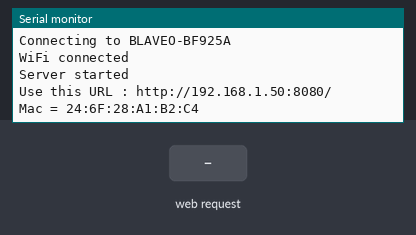
Bench run of a sketch on a simulated ESP8266 (Wemos D1 mini). Parts: the last lines printed to the serial monitor. The test bench sets the inputs (shaded band). WiFi joins after 1.5 s; servers stay silent unless stated.

Above: at 2.7 s.
2.8 s: HTTP request GET /ENCIENDE received
At 3.6 s:
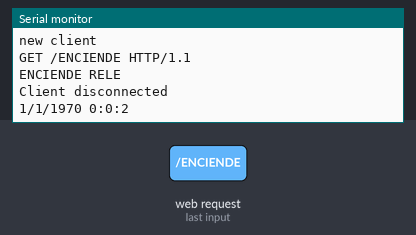
4.3 s: HTTP request GET /APAGA received
At 4.7 s:
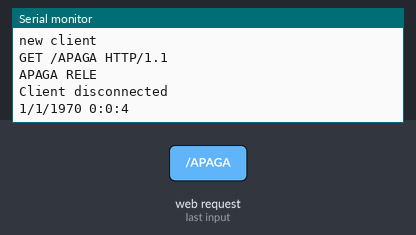

The sketch:

CONTROL-TEMPERATURA-WEMOS-WIFI-OTA.ino
```cpp
#include <Time.h>
#include <TimeLib.h>
// VARIABLES PARA EL TIEMPO/////////
time_t T0;

//******************


// EJEMPLO PARA CONTROL DE UN COMEDERO AUTOMATICO
#include <ESP8266WiFi.h>
#include <ESP8266mDNS.h>
#include <WiFiUdp.h>
#include <ArduinoOTA.h>

#define HOSTNAME "Comedero-ESP8266" ///< Hostename. The setup function adds the Chip ID at the end.

const char* ssid = "BLAVEO-BF925A";
const char* password = "lamejorcontrasenadelmundomundial";
//const char* ssid = "Andared";
//const char* password = "6b629f4c299371737494c61b5a101693a2d4e9e1f3e1320f3ebf9ae379cecf32";


const String Id_Aparato = "AULA 4.01";


unsigned long millisReset;
 int Puerto=8080;

WiFiServer server(Puerto);


IPAddress ip(192, 168, 1, 203); // where xx is the desired IP Address
IPAddress gateway(192, 168, 1, 1); // set gateway to match your network

String request;

void setup() {


  Serial.begin(115200);
  delay(10);


  Serial.print(F("Setting static ip to : "));
  Serial.println(ip);


  // Connect to WiFi network
  Serial.println();
  Serial.println();
  Serial.print("Connecting to ");
  Serial.println(ssid);


  IPAddress subnet(255, 255, 255, 0); // set subnet mask to match your network
String routername = Id_Aparato;


WiFi.hostname(routername.c_str()); // change name for router detection - See more at: http://www.esp8266.com/viewtopic.php?f=29&t=11124#sthash.EHt1o5Ni.dpuf
WiFi.mode(WIFI_AP_STA);
//WiFi.mode(WIFI_STA);

WiFi.config(ip, gateway, subnet);
  WiFi.begin(ssid, password);


  while (WiFi.waitForConnectResult() != WL_CONNECTED)
  {
    Serial.println("Connection Failed! Rebooting...");
    delay(5000);
    ESP.restart();
  }
 Serial.println("");
  Serial.println("WiFi connected");
 ArduinoOTA.setPassword((const char *)"2332");
 ArduinoOTA.begin();

  // Start the server
  server.begin();
  Serial.println("Server started");

  // Print the IP address
  Serial.print("Use this URL : ");
  Serial.print("http://");
  Serial.print(WiFi.localIP());
  Serial.print(":");
    Serial.print(Puerto);
  Serial.println("/");
Serial.println("Mac = "+ String(WiFi.softAPmacAddress().c_str()));

 millisReset = millis();


}

void loop() {
    ArduinoOTA.handle();

  // Check if a client has connected
  WiFiClient client = server.available();
  if (!client) {
  //zona donde poner codigo para ejecutar de forma cíclica


//

  return;

  }

  // Wait until the client sends some data
  Serial.println("new client");
  int contador=0;
  while(!client.available()){


    delay(3);
    Serial.println("Esperando cliente disponible para leer");
 if (contador > 4){return;}
  contador ++;
  }

  // Read the first line of the request
   request = client.readStringUntil('\r');
  Serial.println(request);
  client.flush();

  // Match the request

  int value = LOW;

  horaSistema2("HORA_SISTEMA=");//llama a la rutina de poner en hora el sistema


  if (request.indexOf("ENCIENDE") != -1) {  //si la cadena no esta en el mensaje devueklve -1 y si no el indice de la primera aparición

     Serial.println("ENCIENDE RELE");
      }

  if (request.indexOf("APAGA") != -1) {  //si la cadena no esta en el mensaje devueklve -1 y si no el indice de la primera aparición

      Serial.println("APAGA RELE");
    }


  // Return the response
  client.println("HTTP/1.1 200 OK");
  client.println("Content-Type: text/html");
 client.println(F("Connection: close"));
 // client.println(F("Refresh: 10"));            // Actualizar cada 5 segs
 client.println(F("")); //  do not forget this one
  client.println("<!DOCTYPE HTML>");
  client.println("<html>");
   client.print("Fecha en el Arduino=");
  client.println(StringFecha(now())+ "<br>");


            //client.println("<h1 align='center'>DIYMakers</h1><h3 align='center'>LED controlado por Servidor Web con Arduino</h3>");
            //Creamos los botones. Para enviar parametres a través de HTML se utiliza el metodo URL encode. Los parámetros se envian a través del símbolo '?'
            client.println("<div style='text-align: left;'>");

            client.println("<button onClick=location.href='./ENCIENDE\' style='margin:auto;background-color: #84B1FF;color: snow;padding: 20px;border: 4px solid #3F7CFF;width:150px;'>");
            client.println("ENCIENDE");
           client.println("<button onClick=location.href='./APAGA\' style='margin:auto;background-color: #84B1FF;color: snow;padding: 20px;border: 4px solid #3F7CFF;width:150px;'>");
            client.println("APAGA");
            client.println("</button>");
            client.println("<br>");
            client.println("<form action='/action_page.php' method='get' id='form1'>");
            client.println("<label for='party'>Selecciona Fecha-Hora:</label>");
            client.println("<br>");
            client.println("<input id='HORASISTEMA' type='datetime-local' name='HORA_SISTEMA' step='1' style='margin:auto;background-color: #84B1FF;color: snow;padding: 20px;border: 4px solid #3F7CFF;width:300px;'>");
            client.println("</form>");
            client.println("<button type='submit' form='form1' value='Submit' style='margin:auto;background-color: #84B1FF;color: snow;padding: 20px;border: 4px solid #3F7CFF;width:150px;'>PONER EN HORA</button>");
 //           client.println("<button type='submit' form='form1' value='Submit'>PONER EN HORA</button>");
            //client.println("ACTUALIZAR HORA");
            client.println("<br>");
            client.println(WiFi.softAPmacAddress().c_str());
            client.println(Id_Aparato);

            client.println("</html>");

  delay(1);
  client.stop();
  Serial.println("Client disconnected");
  Serial.println("");
  printFecha(now());

}
```

FUNCIONES_TIEMPO.ino
```cpp
String StringFecha(time_t  t){
      String Fecha = FormatoHora(day(t))+ "/"+ FormatoHora(month(t))+ "/"+ FormatoHora(year(t))+ "  "
      +FormatoHora(hour(t))+ ":"+ FormatoHora(minute(t))+ ":"+ FormatoHora(second(t))+"              ";

      return(Fecha);
   }

String FormatoHora(int dato){
  if (dato < 10){
    return("0"+String(dato));
    }
  else{return(String(dato));}
  }

  long horaEntera(time_t  t){


    long horaEntera;
    horaEntera = hour(t)*100+ minute(t);
    return horaEntera;

    }


void printFecha(time_t  t)
   {
       Serial.print(day(t)) ;    Serial.print(+ "/") ;   Serial.print(month(t));   Serial.print(+ "/") ;
       Serial.print(year(t));    Serial.print( " ") ;
       Serial.print(hour(t));   Serial.print(+ ":") ;   Serial.print(minute(t));   Serial.print(":") ;
       Serial.println(second(t));

   }

 // // el navegador envia HORA_SISTEMA=2017-11-19T09%3A53%3A10
void horaSistema2(String cabecera){  //  pone en hora el sistema al recibir la hora por internet

      if (request.indexOf(cabecera)!= -1){
      int index = request.indexOf(cabecera) + cabecera.length();


    String  hora = request.substring(index+11, index+13);
     String  minuto = request.substring(index+16, index+18);
    String  segundo = request.substring(index+21, index+23);
    String  dia = request.substring(index+8, index+10);
   String  mes = request.substring(index+5, index+7);
   String  ano = request.substring(index, index + 4);

    if (ano.toInt()>=2017){
    setTime(hora.toInt(),minuto.toInt(),segundo.toInt(),dia.toInt(),mes.toInt(),ano.toInt());


 }
// Send date over serial connection


      }

    }


String enviarHORASISTEMA(){

  String cadena = "HORA_SISTEMA=" + formatohoralarga(hour())+formatohoralarga(minute())+formatohoralarga(second())+
  formatohoralarga(day())+formatohoralarga(month())+String(2000+year()-30);
   Serial.println(cadena);
  return cadena;


  }

String formatohoralarga( int dato){
  String salida;
  if(dato < 10){salida = "0" + String(dato);}
  else {salida = String(dato);}
  return salida;

  }
```

Measured:
- after the input at 2.8 s, the serial monitor: prints a new line at once (image 1)
- after the input at 4.3 s, the serial monitor: prints a new line at once (image 2)
